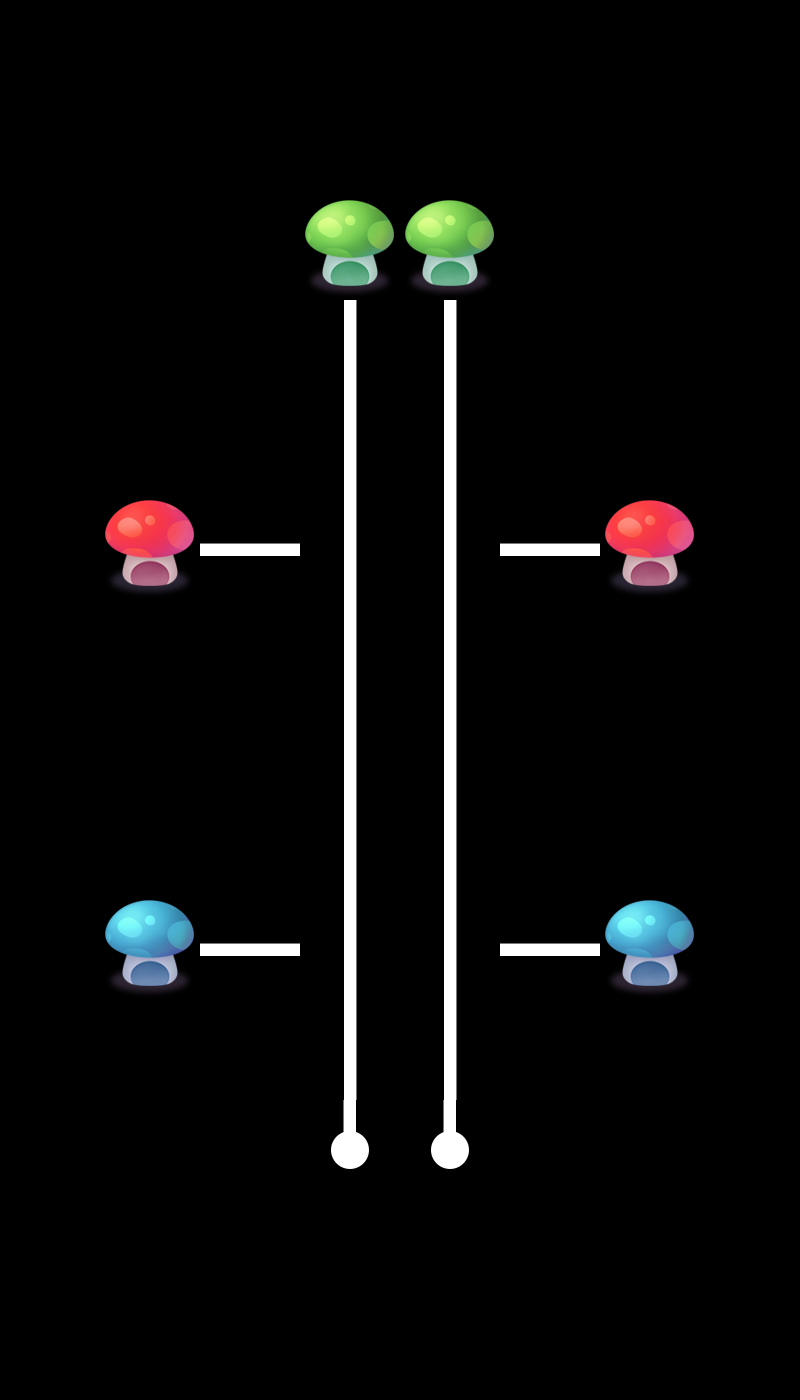

Tiled map render using the project's own tile images. Description and the map definition, with tile-layer contents summarised, below:
An orthogonal 8x14 tile map with 100x100 px tiles, 2 tile layers (layer0, layer1), 2 tilesets and 4 objects.

<map version="1.0" orientation="orthogonal" renderorder="right-down" width="8" height="14" tilewidth="100" tileheight="100" nextobjectid="5">
 <tileset firstgid="1" name="tiled" tilewidth="100" tileheight="100">
  <image source="tiled.png" width="500" height="400" />
 </tileset>
 <tileset firstgid="21" name="tiled" tilewidth="100" tileheight="100">
  <image source="tiled.png" width="500" height="400" />
 </tileset>
 <layer name="layer0" width="8" height="14">
  <data>[112 cells, 14 non-empty, 6 distinct tile ids]</data>
 </layer>
 <layer name="layer1" width="8" height="14">
  <data>[112 cells, 14 non-empty, 6 distinct tile ids]</data>
 </layer>
 <objectgroup name="object1">
  <object id="1" x="315.152" y="524.242" width="60.6061" height="48.4848">
   <properties>
    <property name="id" value="0" />
   </properties>
  </object>
  <object id="2" x="424.242" y="524.242" width="63.6364" height="54.5455">
   <properties>
    <property name="id" value="1" />
   </properties>
  </object>
  <object id="3" x="312.121" y="924.242" width="60.6061" height="54.5455">
   <properties>
    <property name="id" value="2" />
   </properties>
  </object>
  <object id="4" x="424.242" y="924.242" width="57.5758" height="54.5455">
   <properties>
    <property name="id" value="3" />
   </properties>
  </object>
 </objectgroup>
</map>
